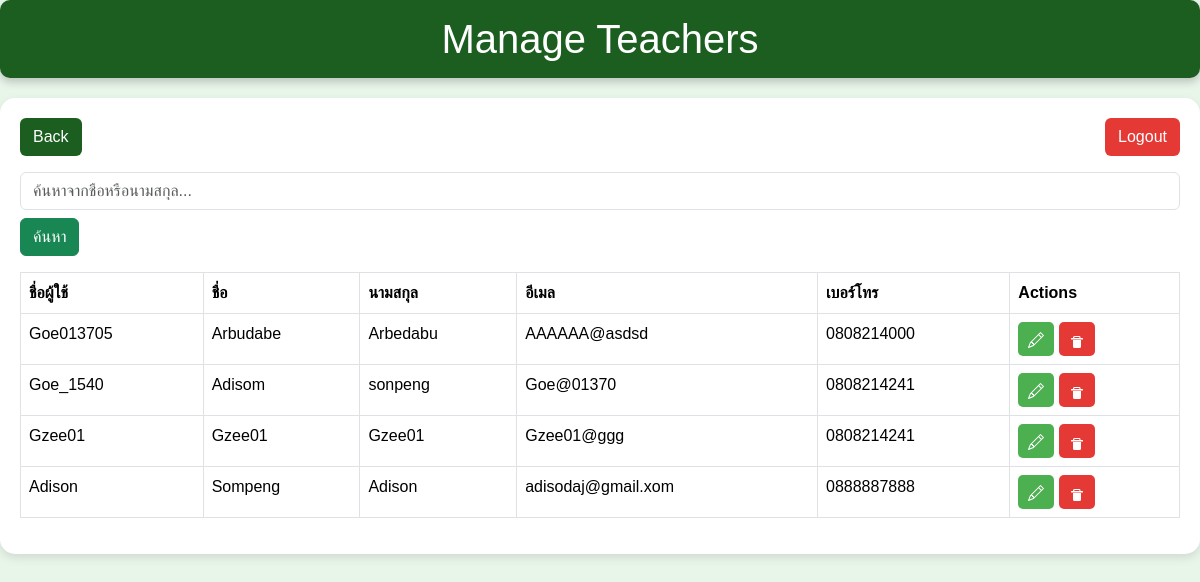
Page /admin_manage_teacher.php on the committed database.
### tables this page shows
CREATE TABLE `teacher` (
  `id` int(11) NOT NULL,
  `t_username` varchar(50) NOT NULL,
  `t_password` varchar(255) NOT NULL,
  `t_Fname` varchar(50) NOT NULL,
  `t_Lname` varchar(50) NOT NULL,
  `t_email` varchar(100) NOT NULL,
  `t_address` text NOT NULL,
  `t_phone` varchar(15) DEFAULT NULL,
  `role` enum('teacher','admin') DEFAULT 'teacher',
  `Fname` varchar(255) NOT NULL,
  `Lname` varchar(255) NOT NULL
);

### admin_manage_teacher.php (the view, shortened to what this page needs)
<?php
require 'config.php';
$search = $_GET['search'] ?? "";
$search_param = "%$search%";
$stmt = $conn->prepare("SELECT id, t_username, t_Fname, t_Lname, t_email, t_phone FROM teacher WHERE t_Fname LIKE ? OR t_Lname LIKE ?");
$stmt->bind_param("ss", $search_param, $search_param);
$stmt->execute();
$result = $stmt->get_result();
?>
<!DOCTYPE html>
<html lang="en">
<head>
    <link href="https://cdn.jsdelivr.net/npm/bootstrap@5.3.3/dist/css/bootstrap.min.css" rel="stylesheet">
</head>
<body>
    <h1 id="title">Manage Teachers</h1>
    <div class="container">
        <div class="d-flex justify-content-between mb-3">
            <a href="admin_dashboard.php" class="btn btn-back">Back</a>
            <a href="index.php" class="btn btn-logout">Logout</a>
        </div>
        <form method="GET" class="mb-3">
            <input type="text" name="search" class="form-control" placeholder="ค้นหาจากชื่อหรือนามสกุล..." value="<?php echo htmlspecialchars($search); ?>">
            <button type="submit" class="btn btn-success mt-2">ค้นหา</button>
        </form>
        <table class="table table-bordered">
            <thead>
                <tr>
                    <th>ชื่อผู้ใช้</th>
                    <th>ชื่อ</th>
                    <th>นามสกุล</th>
                    <th>อีเมล</th>
                    <th>เบอร์โทร</th>
                    <th>Actions</th>
                </tr>
            </thead>
            <tbody>
                <?php if ($result->num_rows > 0): ?>
                    <?php while ($row = $result->fetch_assoc()): ?>
                        <tr>
                            <td><?php echo htmlspecialchars($row['t_username']); ?></td>
                            <td><?php echo htmlspecialchars($row['t_Fname']); ?></td>
                            <td><?php echo htmlspecialchars($row['t_Lname']); ?></td>
                            <td><?php echo htmlspecialchars($row['t_email']); ?></td>
                            <td><?php echo htmlspecialchars($row['t_phone']); ?></td>
                            <td>
                                <a href="edit_teacher.php?id=<?php echo $row['id']; ?>" class="btn btn-edit">
                                </a>
                                <a href="delete_teacher.php?id=<?php echo $row['id']; ?>" class="btn btn-delete" onclick="return confirm('คุณแน่ใจหรือไม่ว่าต้องการลบครูคนนี้?');">
                                </a>
                            </td>
                        </tr>
                    <?php endwhile; ?>
                <?php else: ?>
                    <tr>
                        <td colspan="6" class="text-center">ไม่พบข้อมูลครู</td>
                    </tr>
                <?php endif; ?>
            </tbody>
        </table>
    </div>
</body>
</html>

### admin_manage_teacher.php (style rules this page uses)
body { background-color: #e8f5e9; font-family: Arial, sans-serif; }
#title { text-align: center; padding: 15px; background-color: #1b5e20; color: white; margin-bottom: 20px; border-radius: 10px; box-shadow: 0 4px 8px rgba(0, 0, 0, 0.2); }
.container { max-width: 1200px; margin: auto; background-color: #ffffff; padding: 20px; border-radius: 15px; box-shadow: 0 4px 10px rgba(0, 0, 0, 0.1); }
.btn { font-size: 1rem; }
.btn-edit { color: #fff; background-color: #4caf50; border: none; padding: 5px 10px; border-radius: 5px; }
.btn-delete { color: #fff; background-color: #e53935; border: none; padding: 5px 10px; border-radius: 5px; }
.btn-logout { background-color: #e53935; color: white; }
.btn-back { background-color: #1b5e20; color: white; }

### rows in the picture
teacher: t_username "Goe013705", t_Fname "Arbudabe", t_Lname "Arbedabu", t_email "AAAAAA@asdsd", t_phone "0808214000"
teacher: t_username "Goe_1540", t_Fname "Adisom", t_Lname "sonpeng", t_email "Goe@01370", t_phone "0808214241"
teacher: t_username "Gzee01", t_Fname "Gzee01", t_Lname "Gzee01", t_email "Gzee01@ggg", t_phone "0808214241"
teacher: t_username "Adison", t_Fname "Sompeng", t_Lname "Adison", t_email "adisodaj@gmail.xom", t_phone "0888887888"
